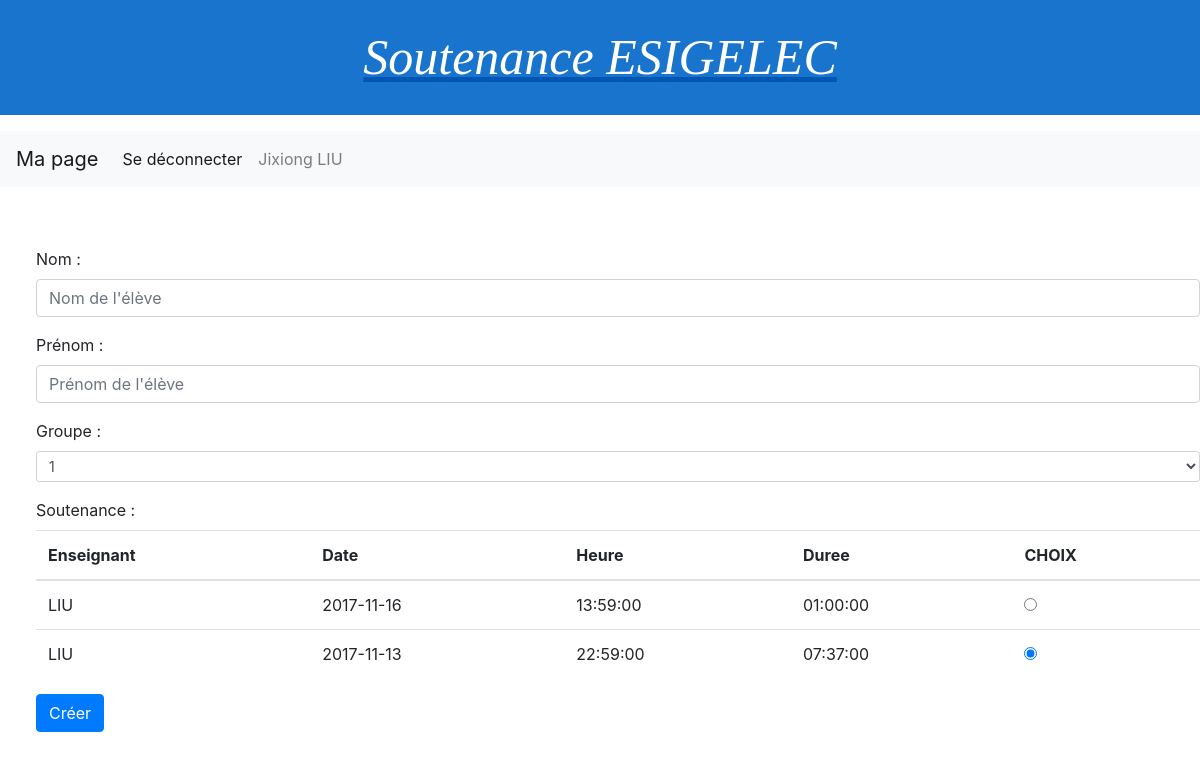
Page /Page_importer_eleve.php (signed in) on the committed database.
### tables this page shows
CREATE TABLE `soutenance_sou` (
  `sou_ID` int(11) NOT NULL,
  `sou_ens_ID` varchar(11) NOT NULL,
  `sou_el_ID` varchar(11) NOT NULL,
  `sou_DATE` date NOT NULL,
  `sou_HEURE` time NOT NULL,
  `sou_DUREE` time NOT NULL,
  `sou_CHOIX` tinyint(1) NOT NULL
);

CREATE TABLE `enseignant_ens` (
  `ens_ID` varchar(100) NOT NULL,
  `ens_NOM` varchar(100) NOT NULL,
  `ens_PRENOM` varchar(100) NOT NULL,
  `ens_MDP` varchar(100) NOT NULL
);

### page_importer_eleve.php (the view, shortened to what this page needs)
<!DOCTYPE html>
<html>
    <head>
        <link rel="stylesheet" href="main.css">
        <link rel="stylesheet" href="bootstrap.css">
        <link rel="stylesheet" href="https://maxcdn.bootstrapcdn.com/bootstrap/4.0.0-beta/css/bootstrap.min.css">
    </head>
    <body>
        <div class="marge_gauche">
            <form method="POST" action="Page_validation_importer.php">
                <div class="form-group">
                    <label for="exampleInputEmail1">Nom :</label>
                    <input class="form-control" id="nom" aria-describedby="emailHelp" placeholder="Nom de l'élève" name="nom">
                </div>
                <div class="form-group">
                    <label for="exampleInputEmail1">Prénom :</label>
                    <input class="form-control" id="prenom" aria-describedby="emailHelp" placeholder="Prénom de l'élève" name="prenom">
                </div>
                <div class="form-group">
                    <label for="exampleInputEmail1">Groupe :</label>
                    <select class="form-control form-control-sm" name="groupe">
                        <option>1</option>
                    </select>
                </div>
                <div class="form-group">
                    <label for="exampleInputEmail1">Soutenance :</label>
                    <?php
                    try {
                        $dbh = connectMySQL();
                        $id=$_SESSION['id'];
                        $data= $dbh->query("SELECT *
                        FROM soutenance_sou
                        INNER JOIN enseignant_ens
                        ON soutenance_sou.sou_ens_id = enseignant_ens.ens_ID
                        WHERE sou_CHOIX = 0 AND enseignant_ens.ens_ID='$id' ");
                    } catch (PDOException $e) {
                        print "Erreur !: " . $e->getMessage() . "";
                        die();
                    }
                    echo '<table class="table">
        <thead>
            <tr>
            <th>Enseignant</th>
            <th>Date</th>
            <th>Heure</th>
            <th>Duree</th>
            <th>CHOIX</th>
            </tr>
        </thead>
  <tbody>';
                    foreach ($data as $row) {
                        $id_sou=$row['sou_ID'];
                        echo '<tr>
        <td>'.$row['ens_NOM'].'</td>
        <td>'.$row['sou_DATE'].'</td>
        <td>'.$row['sou_HEURE'].'</td>
        <td>'.$row['sou_DUREE'].'</td>
        <td>
        <div class="form-check form-check-inline">
                    <label class="form-check-label">
                        <input class="form-check-input" type="radio" name="choix" id="inlineRadio1" value="'.$id_sou.'" CHECKED/>
                    </label>
                </div>
            </td>
        </tr>';
                    }
                    echo '
</tbody>
</table>
</body>
</html>';
                    ?>
                <button type="submit" class="btn btn-primary">Créer</button>
    </body>
</html>

### main.css (style rules this page uses)
#nom { align-content: center; }
.marge_gauche { margin-left: 3%; }

### rows in the picture
soutenance_sou: enseignant_ens.ens_NOM "LIU", sou_DATE "2017-11-16", sou_HEURE "13:59:00", sou_DUREE "01:00:00"
soutenance_sou: enseignant_ens.ens_NOM "LIU", sou_DATE "2017-11-13", sou_HEURE "22:59:00", sou_DUREE "07:37:00"

### other values in the picture
$_SESSION['prenom'] "Jixiong"
$_SESSION['nom'] "LIU"
